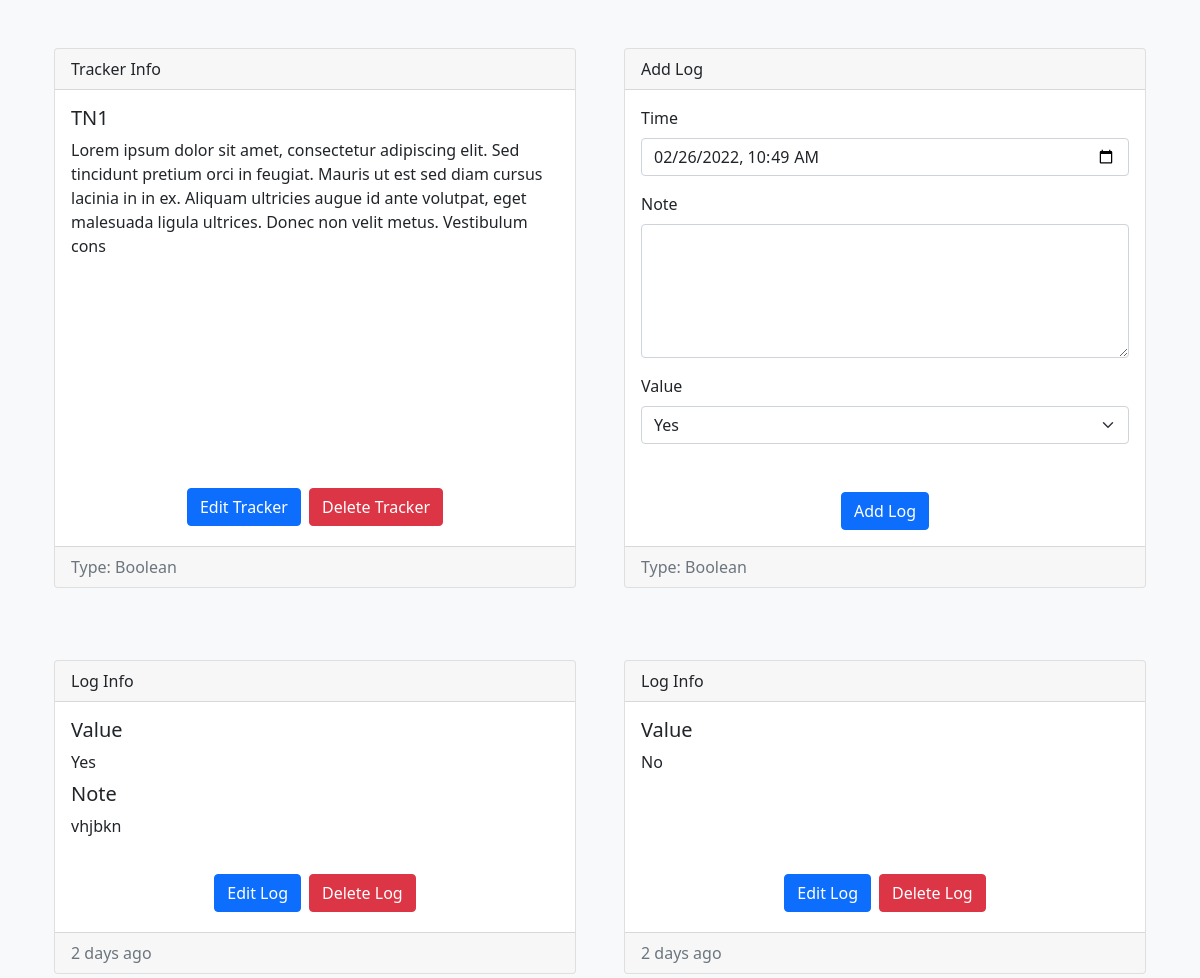
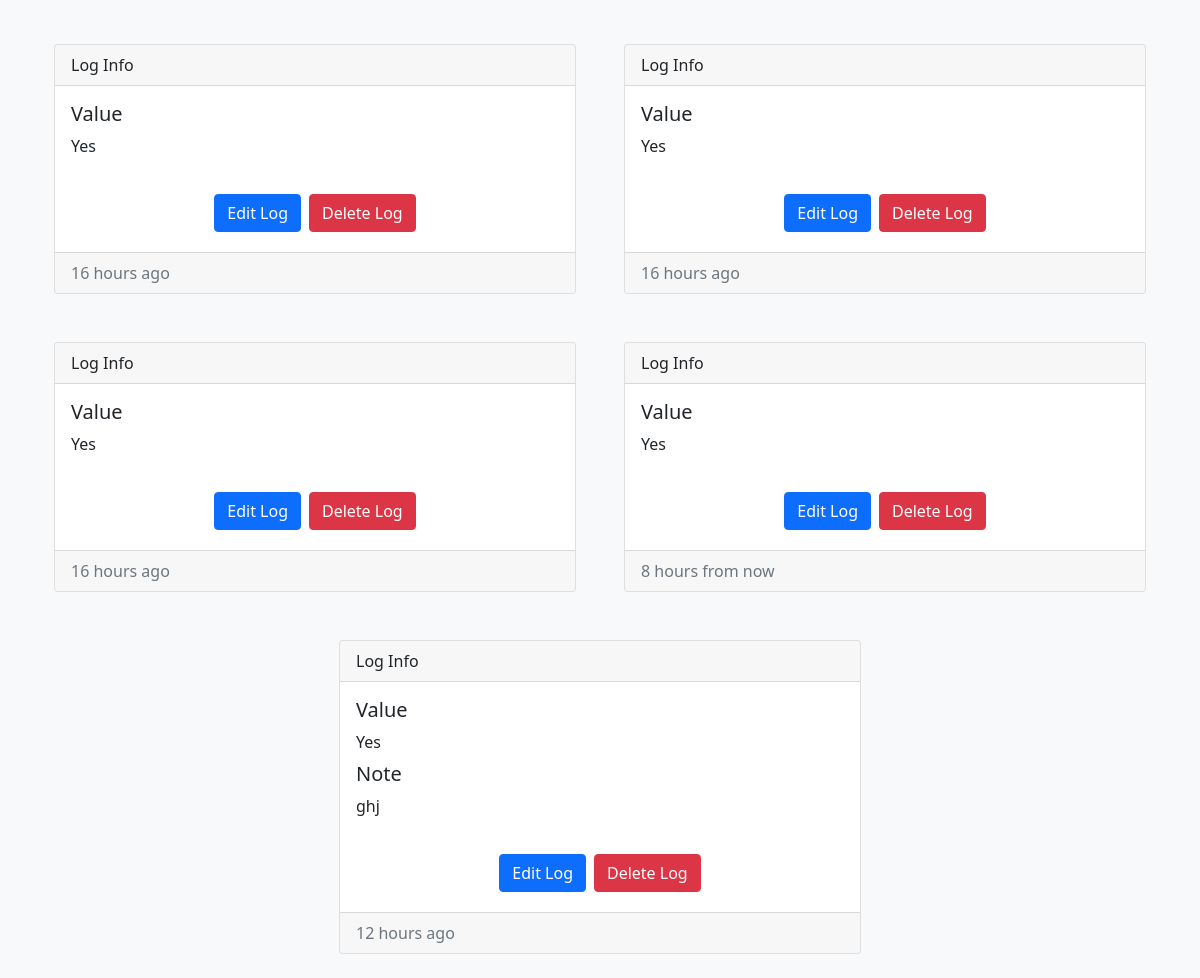
The app's page /trackers/view?id=1 (signed in) with its own data (2 pictures, top to bottom).
### models/models.py (models this page shows)
class TrackerModel(db.Model):
    __tablename__ = "trackers"
    t_id = db.Column(db.Integer(), primary_key=True)
    t_name = db.Column(db.String(64), nullable=False)
    t_desc = db.Column(db.String(256))
    t_type = db.Column(db.Integer(), db.ForeignKey("tracker_types.tt_id", ondelete="CASCADE"), nullable=False)
    t_user = db.Column(db.Integer(), db.ForeignKey("users.id", ondelete="CASCADE"), nullable=False)
    t_type_name = db.relationship("TrackerTypes", uselist=False)
    t_unit = db.relationship("TrackerUnit", cascade="all, delete", uselist=False)
    t_options = db.relationship("TrackerOptions", cascade="all, delete")
    t_logs = db.relationship("TrackerLogs", cascade="all, delete")

class TrackerTypes(db.Model):
    __tablename__ = "tracker_types"
    tt_id = db.Column(db.Integer(), primary_key=True, autoincrement=True)
    tt_name = db.Column(db.String(64), unique=True, nullable=False)

class TrackerLogs(db.Model):
    __tablename__ = "tracker_logs"
    tl_id = db.Column(db.Integer(), primary_key=True, autoincrement=True)
    tl_time = db.Column(db.DateTime(), nullable=False)
    tl_note = db.Column(db.String(256))
    tl_tracker = db.Column(db.Integer(), db.ForeignKey("trackers.t_id", ondelete="CASCADE"), nullable=False)
    tl_vals = db.relationship("TrackerValues", cascade="all, delete")

class TrackerValues(db.Model):
    __tablename__ = "tracker_vals"
    tv_id = db.Column(db.Integer(), primary_key=True, autoincrement=True)
    tv_val = db.Column(db.Numeric(10, 2), nullable=False)
    tv_log = db.Column(db.Integer(), db.ForeignKey("tracker_logs.tl_id", ondelete="CASCADE"), nullable=False)

### views/views.py (the view, shortened to what this page needs)
@app.route("/trackers/view", methods=["GET", "POST"])
@login_required
def trackers_view():
    t_id = request.args.get("id", "")
    if not (t_id.isdigit()):
        flash("Invalid Tracker", "danger")
        return redirect("/trackers")
    t_id = int(t_id)
    tracker = TrackerModel.query.filter(TrackerModel.t_id == t_id, TrackerModel.t_user == current_user.id).first()
    if not tracker:
        flash("Invalid Tracker", "danger")
        return redirect("/trackers")
    options = {x.to_id: x.to_name for x in tracker.t_options}
    return render_template("trackers/view.html", user=current_user, tracker=tracker, options=options)

### auth/auth.py (called while the page is built)
@login.user_loader
def load_user(id):
    return UserModel.query.get(int(id))

### templates/filters/filters.py (called while the page is built)
@app.template_filter()
def pretty_datetime(datetime):
    return naturaltime(datetime)

### templates/trackers/view.html (shortened to what this page needs)
<!DOCTYPE html>
<html lang="en">
    <head>
        <link rel="stylesheet" href="{{ url_for('static', filename='css/bootstrap.min.css')}}">
        <link rel="stylesheet" href="{{ url_for('static', filename='css/fontawesome.all.min.css')}}">
        <link rel="stylesheet" href="{{ url_for('static', filename='css/tracker_view.css')}}">
    </head>
    <body class="bg-light">
        <div class="container">
            <div class="row equal bg-light mt-4">
                <div class="col-sm-12 col-md-12 col-lg-6 col-xl-6 d-flex justify-content-center p-4">
                    <div class="card flex-fill">
                        <div class="card-header">Tracker Info</div>
                        <div class="card-body">
                            <h5 class="card-title">{{ tracker.t_name }}</h5>
                            <p class="card-text">{{ tracker.t_desc }}</p>
                        </div>
                        <div class="card-body d-flex justify-content-center align-items-end">
                            <a href="/trackers/edit?id={{ tracker.t_id }}" class="btn btn-primary m-1">Edit Tracker</a>
                            <form action="" method="POST" style="display: inline;">
                                <button type="submit" class="btn btn-danger m-1">Delete Tracker</button>
                            </form>
                        </div>
                        <div class="card-footer text-muted">
                            <span>Type: {{ tracker.t_type_name.tt_name }}</span>
                        </div>
                    </div>
                </div>
                <div class="col-sm-12 col-md-12 col-lg-6 col-xl-6 d-flex justify-content-center p-4">
                    <div class="card flex-fill">
                        <form action="" method="POST" style="width: 100%;">
                            <div class="card-header">Add Log</div>
                            <div class="card-body">
                                <div class="mb-3">
                                    <label for="tl_time" class="form-label">Time</label>
                                    <input type="datetime-local" class="form-control" id="tl_time" name="tl_time" required>
                                </div>
                                <div class="mb-3">
                                    <label for="tl_note" class="form-label">Note</label>
                                    <textarea rows="5" class="form-control" id="tl_note" name="tl_note" maxlength="256"></textarea>
                                </div>
                                {% if tracker.t_type_name.tt_name == "Boolean" %}
                                <label for="tl_val" class="form-label">Value</label>
                                <div class="mb-3">
                                    <select id="tl_val" name="tl_val" class="form-select" required>
                                        <option value="1" selected>Yes</option>
                                    </select>
                                </div>
                                {% elif tracker.t_type_name.tt_name == "Integer" %}
                                <label for="tl_val" class="form-label">Value</label>
                                <div class="input-group mb-3">
                                    <input type="number" step="1" id="tl_val" name="tl_val" class="form-control" aria-describedby="tl_unit" required>
                                    <span class="input-group-text" id="tl_unit">{{ tracker.t_unit.tu_name }}</span>
                                </div>
                                {% elif tracker.t_type_name.tt_name == "Decimal" %}
                                <label for="tl_val" class="form-label">Value</label>
                                <div class="input-group mb-3">
                                    <input type="number" step="0.01" id="tl_val" name="tl_val" class="form-control" aria-describedby="tl_unit" required>
                                    <span class="input-group-text" id="tl_unit">{{ tracker.t_unit.tu_name }}</span>
                                </div>
                                {% endif %}
                            </div>
                            <div class="card-body d-flex justify-content-center align-items-end">
                                <button type="submit" class="btn btn-primary">Add Log</button>
                            </div>
                            <div class="card-footer text-muted">
                                <span>Type: {{ tracker.t_type_name.tt_name }}</span>
                            </div>
                        </form>
                    </div>
                </div>
            </div>
        </div>
        <div class="container">
            <div class="row equal d-flex justify-content-center bg-light mt-4">
                {% for log in tracker.t_logs %}
                <div class="col-sm-12 col-md-12 col-lg-6 col-xl-6 d-flex justify-content-center p-4">
                    <div class="card flex-fill">
                        <div class="card-header">Log Info</div>
                        <div class="card-body">
                            <h5 class="card-title">
                                {% if tracker.t_type_name.tt_name == "Multi Select" %}
                                Values
                                {% else %}
                                Value
                                {% endif %}
                            </h5>
                            <div class="card-text">
                                {% for val in log.tl_vals %}
                                <div>
                                    {% if tracker.t_type_name.tt_name == "Boolean" %}
                                        {% if val.tv_val | int == 1 %}
                                        Yes
                                        {% elif val.tv_val | int == 0 %}
                                        No
                                        {% endif %}
                                    {% elif tracker.t_type_name.tt_name == "Integer" %}
                                        {{ val.tv_val | int }} {{ tracker.t_unit.tu_name }}
                                    {% elif tracker.t_type_name.tt_name == "Decimal" %}
                                        {{ val.tv_val | round(2) }} {{ tracker.t_unit.tu_name }}
                                    {% elif tracker.t_type_name.tt_name == "Duration" %}
                                        Hours: {{ val.tv_val // 3600 }} | Minutes: {{ (val.tv_val % 3600) // 60 }} | Seconds: {{ (val.tv_val % 60) | int }}
                                    {% elif tracker.t_type_name.tt_name == "Single Select" %}
                                        {{ options[val.tv_val | int] }}
                                    {% elif tracker.t_type_name.tt_name == "Multi Select" %}
                                        {{ options[val.tv_val | int] }}
                                    {% endif %}
                                </div>
                                {% endfor %}
                            </div>
                            {% if log.tl_note | length > 0 %}
                            <h5 class="card-title pt-2">Note</h5>
                            <div class="card-text">{{ log.tl_note }}</div>
                            {% endif %}
                        </div>
                        <div class="card-body d-flex justify-content-center align-items-end">
                            <a href="/trackers/log/edit?tid={{ tracker.t_id }}&lid={{ log.tl_id }}" class="btn btn-primary m-1">Edit Log</a>
                            <form action="" method="POST" style="display: inline;">
                                <button type="submit" class="btn btn-danger m-1">Delete Log</button>
                            </form>
                        </div>
                        <div class="card-footer text-muted">
                            {{ log.tl_time | pretty_datetime }}
                        </div>
                    </div>
                </div>
                {% endfor %}
            </div>
        </div>
    </body>
</html>

### static/css/tracker_view.css (style rules this page uses)
.card { transition: transform 0.2s ease; }

### records on screen
TrackerModel: t_name "TN1", t_desc "Lorem ipsum dolor sit amet, consectetur adipiscing elit. Sed tincidunt pretium orci in feugiat. Mauris ut est sed diam cursus lacinia in in ex. Aliquam ultricies augue id ante volutpat, eget malesuada ligula ultrices. Donec non velit metus. Vestibulum cons"
TrackerTypes: t_type_name.tt_name "Boolean"
TrackerLogs: tl_note "vhjbkn", tl_time|pretty_datetime "2 days ago"
TrackerValues: tv_val "Yes"
TrackerLogs: tl_time|pretty_datetime "2 days ago"
TrackerValues: tv_val "No"
TrackerLogs: tl_time|pretty_datetime "16 hours ago"
TrackerValues: tv_val "Yes"
TrackerLogs: tl_time|pretty_datetime "16 hours ago"
TrackerValues: tv_val "Yes"
TrackerLogs: tl_time|pretty_datetime "16 hours ago"
TrackerValues: tv_val "Yes"
TrackerLogs: tl_time|pretty_datetime "8 hours from now"
TrackerValues: tv_val "Yes"
TrackerLogs: tl_note "ghj", tl_time|pretty_datetime "12 hours ago"
TrackerValues: tv_val "Yes"
